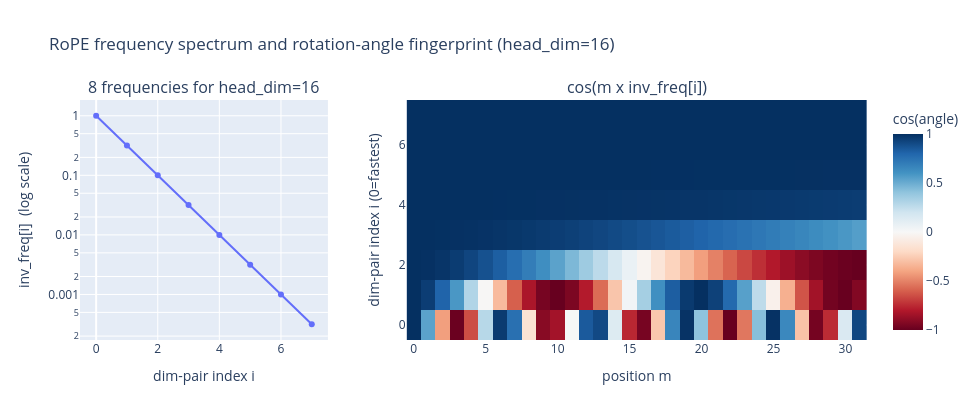

Source (notebook cell):
### Markdown cell above
### Graph 3 -- scaling up to the real model's head_dim

The toy example only had 2 frequencies. The real `SMOKE_TEST` config uses
`d_model=64, n_heads=4` -> `head_dim=16` -> **8** frequencies, geometrically
spaced from `inv_freq[0]=1.0` down to a tiny value. Left: the frequency
spectrum (log scale). Right: `cos(angle)` for every (position, frequency)
pair over a 32-token window -- the standard "RoPE fingerprint" picture. Fast
rows (like the toy example's pair 0) oscillate visibly; slow rows near the
bottom barely change over this whole window.

### Code cell
from configs.presets import SMOKE_TEST

head_dim = SMOKE_TEST.d_model // SMOKE_TEST.n_heads
print(f"SMOKE_TEST head_dim = {head_dim}  (d_model={SMOKE_TEST.d_model} / n_heads={SMOKE_TEST.n_heads})")

rope_real = RotaryEmbedding(head_dim=head_dim, theta=SMOKE_TEST.rope_theta)
n_freqs = head_dim // 2

seq_len = 32
positions = torch.arange(seq_len, dtype=torch.float32)
angles = rope_real.positional_trace(positions)[:, :n_freqs]  # (seq_len, n_freqs)

fig3 = make_subplots(rows=1, cols=2, column_widths=[0.35, 0.65], subplot_titles=[
    f"{n_freqs} frequencies for head_dim={head_dim}", "cos(m x inv_freq[i])",
])
fig3.add_trace(go.Scatter(x=list(range(n_freqs)), y=rope_real.inv_freq.numpy(), mode="lines+markers",
                           showlegend=False), row=1, col=1)
fig3.update_yaxes(type="log", title="inv_freq[i]  (log scale)", row=1, col=1)
fig3.update_xaxes(title="dim-pair index i", row=1, col=1)

fig3.add_trace(go.Heatmap(z=angles.cos().numpy().T, colorscale="RdBu", zmin=-1, zmax=1,
                           colorbar=dict(title="cos(angle)")), row=1, col=2)
fig3.update_xaxes(title="position m", row=1, col=2)
fig3.update_yaxes(title="dim-pair index i (0=fastest)", row=1, col=2)

fig3.update_layout(title=f"RoPE frequency spectrum and rotation-angle fingerprint (head_dim={head_dim})",
                    width=980, height=420)
fig3.show()

period_fastest = 2 * math.pi / rope_real.inv_freq[0].item()
period_slowest = 2 * math.pi / rope_real.inv_freq[-1].item()
print(f"pair 0 completes a full revolution every {period_fastest:.2f} positions")
print(f"the slowest pair needs {period_slowest:,.0f} positions for one revolution")
print(f"(SMOKE_TEST's max_seq_len is only {SMOKE_TEST.max_seq_len} -- that pair never even completes one full turn)")

### Figure 1 — Plotly figure (JSON) as saved in the notebook; plotly's stock layout.template omitted (floating-point values rounded to 4 significant figures; data arrays with more than 128 entries replaced by an {"elided": "..."} marker saying what was removed)
{"data": [{"mode": "lines+markers", "showlegend": false, "type": "scatter", "x": [0, 1, 2, 3, 4, 5, 6, 7], "xaxis": "x", "y": [1.0, 0.3162, 0.1, 0.03162, 0.01, 0.003162, 0.001, 0.0003162], "yaxis": "y"}, {"colorbar": {"title": {"text": "cos(angle)"}}, "colorscale": [[0, "rgb(103,0,31)"], [0.1, "rgb(178,24,43)"], [0.2, "rgb(214,96,77)"], [0.3, "rgb(244,165,130)"], [0.4, "rgb(253,219,199)"], [0.5, "rgb(247,247,247)"], [0.6, "rgb(209,229,240)"], [0.7, "rgb(146,197,222)"], [0.8, "rgb(67,147,195)"], [0.9, "rgb(33,102,172)"], [1, "rgb(5,48,97)"]], "type": "heatmap", "xaxis": "x2", "yaxis": "y2", "z": {"elided": "8x32 float values"}, "zmax": 1, "zmin": -1}], "layout": {"annotations": [{"font": {"size": 16}, "showarrow": false, "text": "8 frequencies for head_dim=16", "x": 0.1575, "xanchor": "center", "xref": "paper", "y": 1, "yanchor": "bottom", "yref": "paper"}, {"font": {"size": 16}, "showarrow": false, "text": "cos(m x inv_freq[i])", "x": 0.7075, "xanchor": "center", "xref": "paper", "y": 1, "yanchor": "bottom", "yref": "paper"}], "height": 420, "title": {"text": "RoPE frequency spectrum and rotation-angle fingerprint (head_dim=16)"}, "width": 980, "xaxis": {"anchor": "y", "domain": [0, 0.315], "title": {"text": "dim-pair index i"}}, "xaxis2": {"anchor": "y2", "domain": [0.415, 1], "title": {"text": "position m"}}, "yaxis": {"anchor": "x", "domain": [0, 1], "title": {"text": "inv_freq[i]  (log scale)"}, "type": "log"}, "yaxis2": {"anchor": "x2", "domain": [0, 1], "title": {"text": "dim-pair index i (0=fastest)"}}}}
